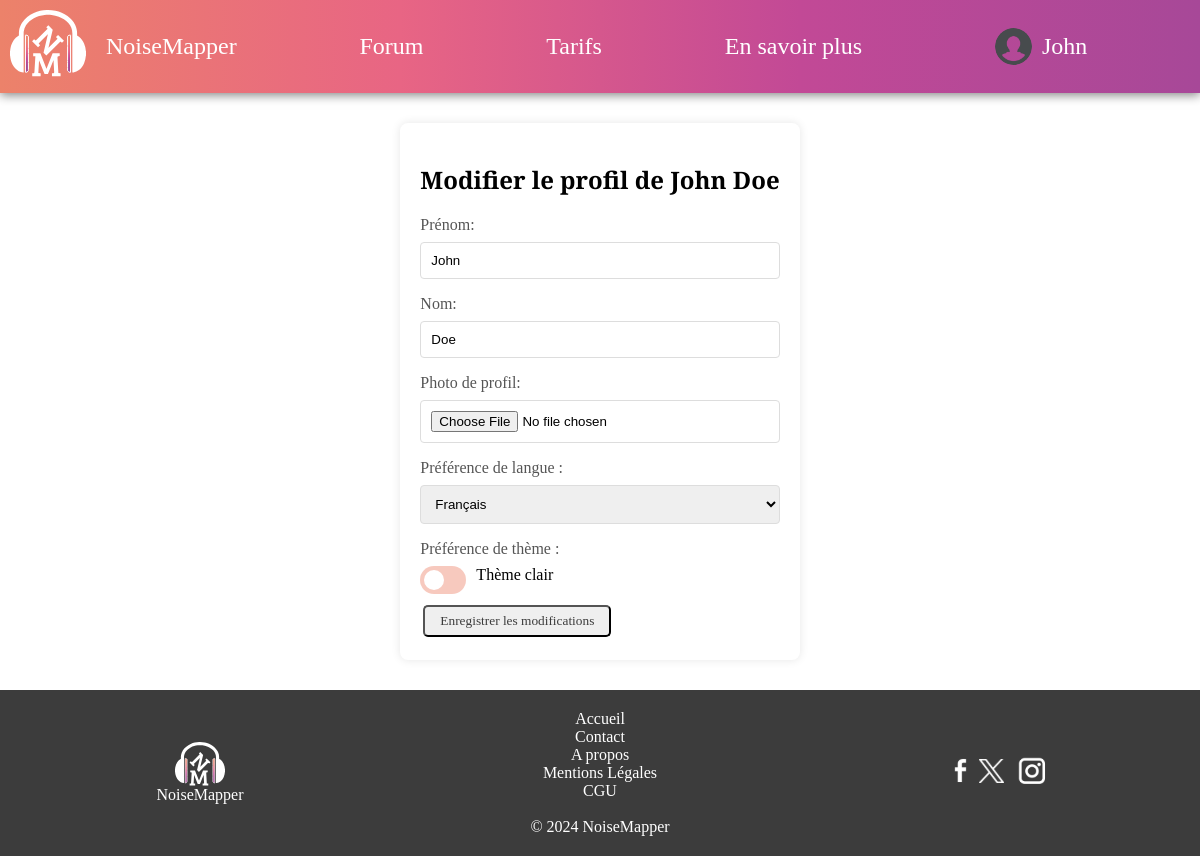
Page /edit_profile.php (signed in) on the committed database.
### tables this page shows
CREATE TABLE `User` (
  `idUser` int(11) NOT NULL,
  `Nom` varchar(45) DEFAULT NULL,
  `Prenom` varchar(45) DEFAULT NULL,
  `MotDePasse` varchar(255) DEFAULT NULL,
  `Mail` varchar(45) DEFAULT NULL,
  `Role` int(11) DEFAULT 2,
  `PhotoProfil` varchar(45) DEFAULT 'data/pp/default.png',
  `PrefCouleur` int(11) DEFAULT 0,
  `Langue` varchar(45) DEFAULT 'fr'
);

### edit_profile.php (the view, shortened to what this page needs)
<?php
include('db.php');
if (isset($_GET['id']) && $_SESSION['user_role'] == 0 ) {
    $user_ID = $_GET['id'];
}
else {
    $user_ID = $_SESSION['user_id'];
}
$sqlSelect = "SELECT * FROM User WHERE idUser = $user_ID";
$result = $conn->query($sqlSelect);
if ($result->num_rows > 0) {
    $user_data = $result->fetch_assoc();
} else {
    echo "Utilisateur non trouvé.";
    exit();
}
?>
<?php include('header.php'); ?>
<!DOCTYPE html>
<html lang="en">
<head>
    <link rel="stylesheet" href="style.css">
</head>
<body>
<div class="container-form">
    <form method="post" action="edit_profile.php" enctype="multipart/form-data">
        <h2>Modifier le profil de <?php echo $user_data['Prenom'] . ' ' . $user_data['Nom']; ?></h2>
        <label for="new_first_name">Prénom:</label>
        <input type="text" id="new_first_name" name="new_first_name" value="<?php echo $user_data['Prenom']; ?>" required>
        <label for="new_last_name">Nom:</label>
        <input type="text" id="new_last_name" name="new_last_name" value="<?php echo $user_data['Nom']; ?>" required>
        <label for="new_profile_picture">Photo de profil:</label>
        <input type="file" id="new_profile_picture" name="new_profile_picture">
        <label for="new_language">Préférence de langue :</label>
        <select id="new_language" name="new_language" required>
            <option value="fr" <?php echo ($user_data['Langue'] == 'fr') ? 'selected' : ''; ?>>Français</option>
        </select>
            <label for="checkbox" id="theme-label">Préférence de thème :</label>
    <div class="container-toggle">
            <label class="switch">
    <span></span>
</label>
<span id="message-container" class="message-container">Thème clair</span>
</div>
<button type="submit">Enregistrer les modifications</button>
    </form>
</div>
</body>
<?php include('footer.php'); ?>
</html>

### RESSOURCES/CSS/style.css (style rules this page uses)
body { margin: 0px auto; font-family: 'Bree Serif', serif; box-sizing: border-box; min-height: 800px; }
.container-form { flex: 1; padding: 20px; display: flex; flex-wrap: wrap; justify-content: center; min-width: 300px; max-width: 800px; margin: auto; }
button { color: #3C3C3C; transition: .2s ease-in; padding: 6px 15px; border-radius: 5px; font-family: 'Bree Serif', serif; cursor: pointer; margin: 3px; }
form { max-width: 400px; margin: 10px auto; background-color: #fff; padding: 20px; border-radius: 8px; box-shadow: 0 0 10px rgba(0, 0, 0, 0.1); }
label { display: block; margin-bottom: 8px; color: #555; }
input[type="text"], input[type="email"], input[type="password"], input[type="file"], select, textarea { width: 100%; padding: 10px; margin-bottom: 16px; border: 1px solid #ddd; border-radius: 4px; box-sizing: border-box; }
.message-container { display: inline-block; margin-left: 10px; color: #000; opacity: 1; transition: opacity 0.5s; vertical-align: middle; }
.container-toggle { display: flex; flex-wrap: wrap; flex-direction: row; max-width: 800px; margin: auto; justify-content: flex-start; }
.switch { display: inline-block; position: relative; width: 46px; height: 28px; cursor: pointer; overflow: hidden; }
.switch input + span { position: absolute; top: 0; bottom: 0; left: 0; right: 0; background: #ec826a6e; border-radius: 20px; }
.switch input + span:before { content: ""; display: inline-block; position: absolute; top: 50%; left: 4px; width: 20px; height: 20px; background: white; border-radius: 50%; transform: translateY(-50%); transition: all .5s; }

### rows in the picture
user: Prenom "John", Nom "Doe", new_first_name "John", new_last_name "Doe", new_language "Français"

### other values in the picture
$_SESSION['user_name'] "John"
